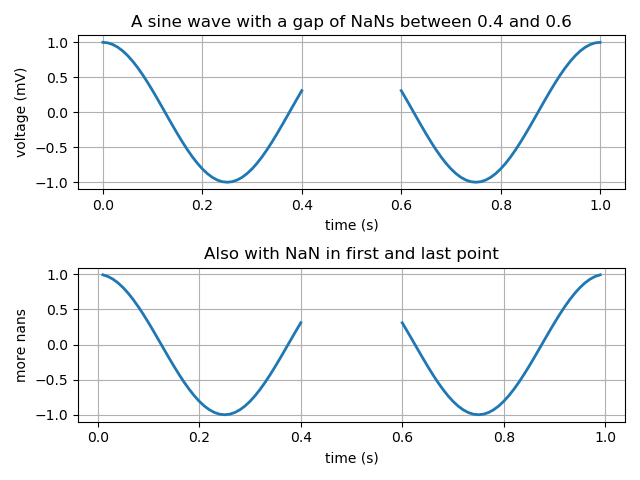

Generate this figure with Python:
import numpy as np
import matplotlib.pyplot as plt

t = np.arange(0.0, 1.0 + 0.01, 0.01)
s = np.cos(2 * 2*np.pi * t)
t[41:60] = np.nan

plt.subplot(2, 1, 1)
plt.plot(t, s, '-', lw=2)

plt.xlabel('time (s)')
plt.ylabel('voltage (mV)')
plt.title('A sine wave with a gap of NaNs between 0.4 and 0.6')
plt.grid(True)

plt.subplot(2, 1, 2)
t[0] = np.nan
t[-1] = np.nan
plt.plot(t, s, '-', lw=2)
plt.title('Also with NaN in first and last point')

plt.xlabel('time (s)')
plt.ylabel('more nans')
plt.grid(True)

plt.tight_layout()
plt.savefig('1')
